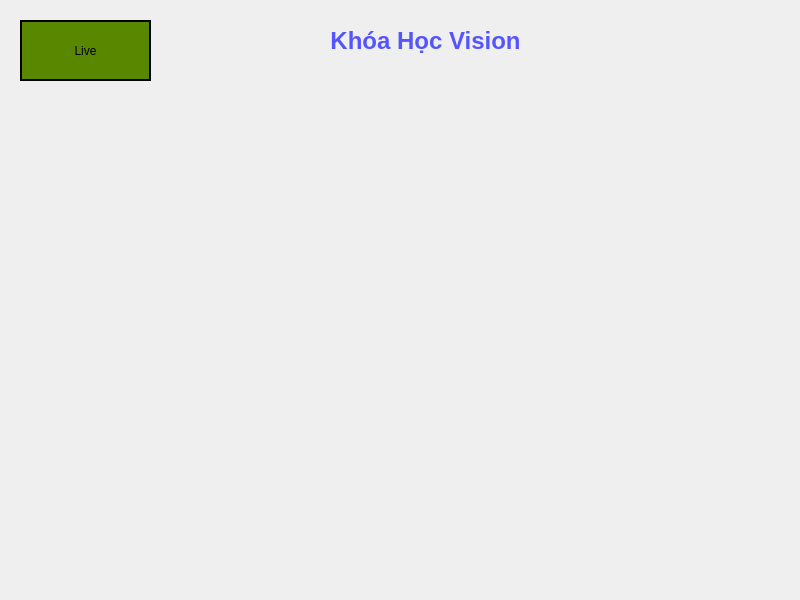
<?xml version="1.0" encoding="UTF-8"?>
<ui version="4.0">
 <class>Widget</class>
 <widget class="QWidget" name="Widget">
  <property name="geometry">
   <rect>
    <x>0</x>
    <y>0</y>
    <width>800</width>
    <height>600</height>
   </rect>
  </property>
  <property name="windowTitle">
   <string>Widget</string>
  </property>
  <widget class="QToolButton" name="btn_trigger">
   <property name="geometry">
    <rect>
     <x>20</x>
     <y>20</y>
     <width>131</width>
     <height>61</height>
    </rect>
   </property>
   <property name="styleSheet">
    <string notr="true">background-color: rgb(90, 135, 0);
font: 19pt &quot;Segoe UI&quot;;
border-width: 1px;
border: 2px solid #000000;
border-radius: 0px;
</string>
   </property>
   <property name="text">
    <string>Live</string>
   </property>
  </widget>
  <widget class="QLabel" name="lb_title">
   <property name="geometry">
    <rect>
     <x>320</x>
     <y>10</y>
     <width>211</width>
     <height>61</height>
    </rect>
   </property>
   <property name="font">
    <font>
     <pointsize>18</pointsize>
     <bold>true</bold>
    </font>
   </property>
   <property name="layoutDirection">
    <enum>Qt::LayoutDirection::LeftToRight</enum>
   </property>
   <property name="styleSheet">
    <string notr="true">color: rgb(85, 85, 255);</string>
   </property>
   <property name="text">
    <string>Khóa Học Vision</string>
   </property>
   <property name="alignment">
    <set>Qt::AlignmentFlag::AlignCenter</set>
   </property>
  </widget>
 </widget>
 <resources/>
 <connections/>
</ui>
